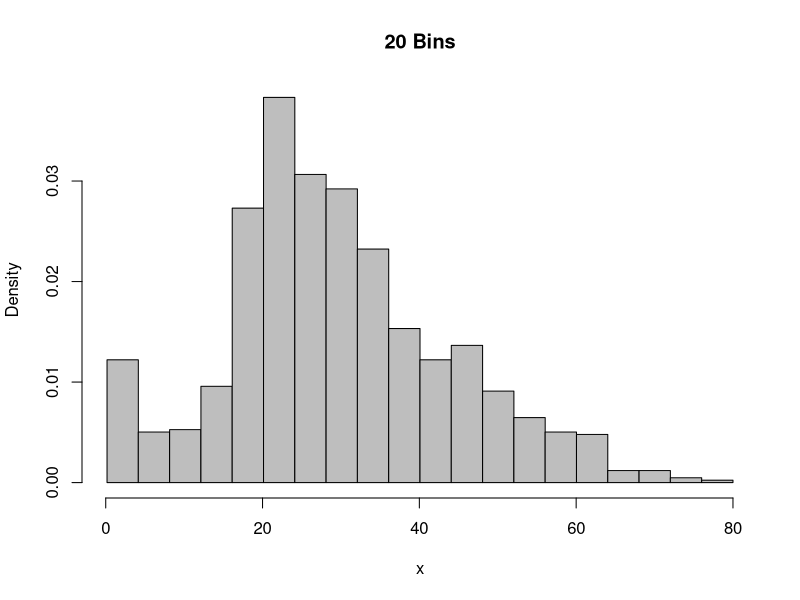
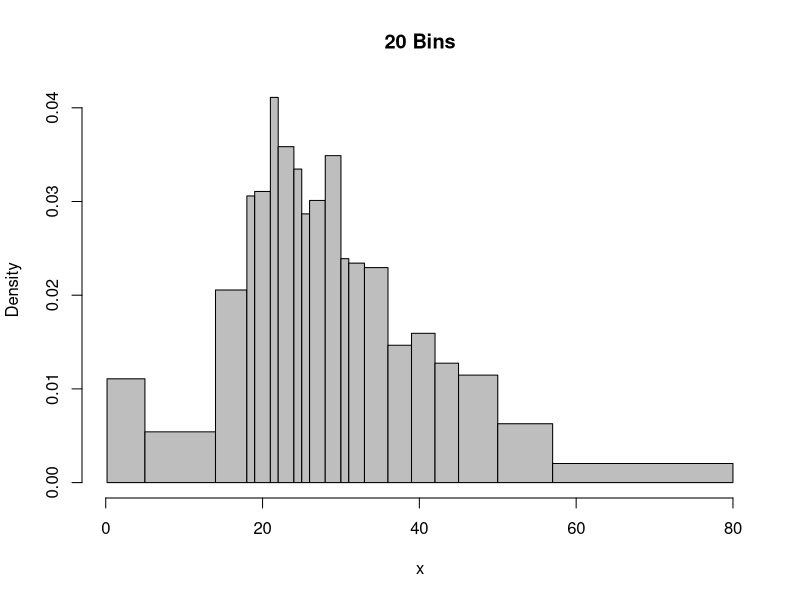
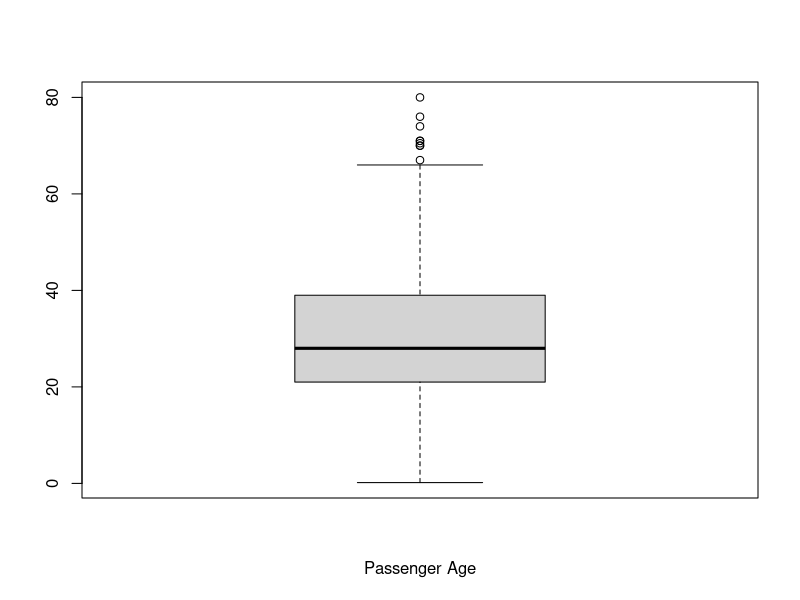
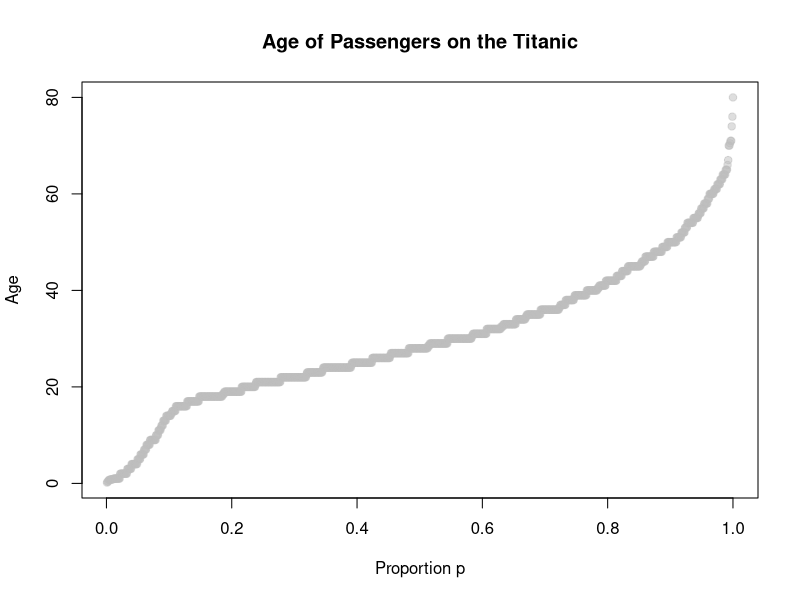
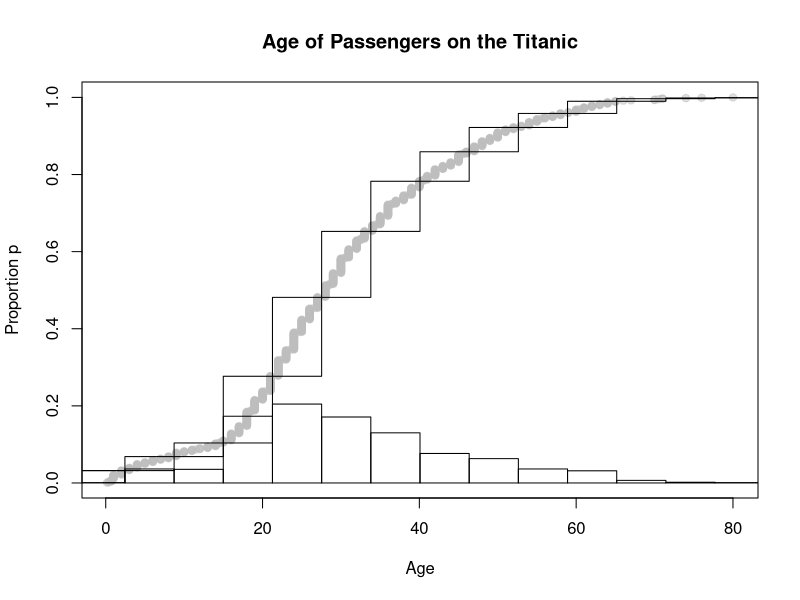

Recreate these plots in R, in order.
library(carData)
data(TitanicSurvival)
Titanic = na.omit(TitanicSurvival)
x <- Titanic$age

# Plot a histogram of the age using 20 bins
x.range = range(x)
hist(x, breaks=seq(x.range[1], x.range[2], length.out=21), prob=TRUE, main="20 Bins", col="grey")
hist(x, breaks=quantile(x, p=seq(0, 1, length.out=21)), prob=TRUE, main="20 Bins", col="grey")

# Describe age with a boxplot
# Yes, the boxplot roughly describes the data, but it misses the bump near 0
boxplot(x, xlab="Passenger Age")

# Quantile plot of age
x.rank <- rank(x, ties.method="first")
N <- length(x)
p <- x.rank / N

plot(p, x, pch=19, col=adjustcolor("grey", alpha=0.5),
     xlab="Proportion p",
     ylab="Age",
     main="Age of Passengers on the Titanic")

# Draw the quantile plot but switch the axes
# As a function of age, p is the proportion of younger people
plot(x, p, pch=19, col=adjustcolor("grey", alpha=0.5),
     xlab="Age",
     ylab="Proportion p",
     main="Age of Passengers on the Titanic")

# Add a fixed-width box where height = concentration of points
# The bigger height, the high proportion of people in that age range
# Ratio of height to width = derivative or density
drawbox <- function(x, y, ...) {
  rect(xleft=x[1], ybottom=y[1], xright=x[2], ytop=y[2])
}

qvals <- sort(x)
pvals <- ppoints(length(qvals))
qrange <- extendrange(qvals)
bins <- seq(qrange[1], qrange[2], length.out=15)
col <- adjustcolor("steelblue", 0.2)
border <- adjustcolor("black", 0.7)

i <- 1
drawbox(bins[i:(i+1)],
        c(min(pvals), pvals[sum(qvals <= bins[i+1])]),
        lty=1, lwd=2, col=col, border=border)

for (i in 2:length(bins)) {
  y.bin <- c(sum(qvals <= bins[i]),
             sum(qvals <= bins[i+1]))
  drawbox(bins[c(i, i+1)],
          pvals[y.bin],
          lty=1, lwb=2, col=col, border=border)
}

# Draw all boxes but with bottom on p=0 axis
# Now the height of each bar represents the proportion of people in each age range
# Same relationship as between density & distribution function
i <- 1
drawbox(bins[i:(i+1)],
        c(min(pvals), pvals[sum(qvals <= bins[i+1])]),
        lty=1, lwd=2, col=col, border=border)

for (i in 2:length(bins)) {
  y.bin <- c(sum(qvals <= bins[i]),
             sum(qvals <= bins[i+1]))
  drawbox(bins[c(i, i+1)],
          c(0, diff(abs(pvals[y.bin]))),
          lty=1, lwb=2, col=col, border=border)
}